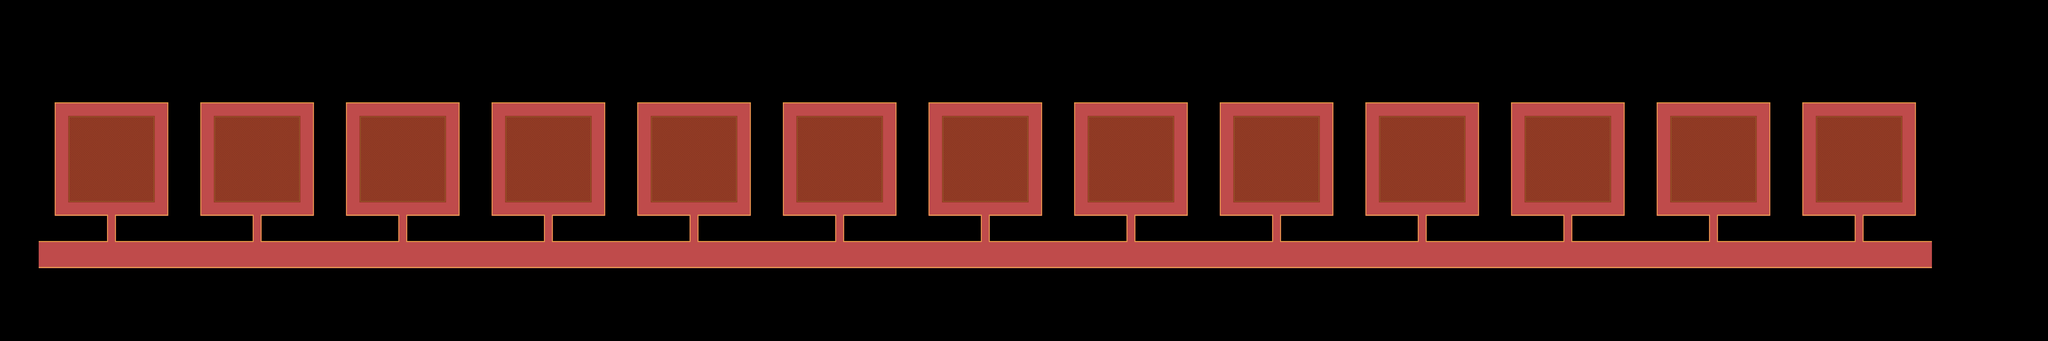

The image is a tile-based game level rendered from a .tmx file. Its description and source (layers, tilesets, objects; grid data summarised) follow:
An orthogonal 900x150 tile map with 16x16 px tiles, 7 tile layers (sol, murs, tableaux, portes, ...), 9 tilesets.

<map version="1.0" orientation="orthogonal" renderorder="right-down" width="900" height="150" tilewidth="16" tileheight="16" nextobjectid="1">
 <tileset firstgid="1" name="castlefloors_LPC_Base_Assets" tilewidth="16" tileheight="16" tilecount="400" columns="20">
  <image source="../images/sprites/Interior/castlefloors_LPC_Base_Assets.png" width="320" height="320" />
 </tileset>
 <tileset firstgid="401" name="castle" tilewidth="16" tileheight="16" tilecount="608" columns="16">
  <image source="../images/sprites/Interior/castle.png" width="256" height="608" />
 </tileset>
 <tileset firstgid="1009" name="armor_knife_d1l5" tilewidth="64" tileheight="64" tilecount="273" columns="13">
  <image source="../images/sprites/Characters/armor_knife_d1l5.png" width="832" height="1344" />
 </tileset>
 <tileset firstgid="1282" name="farming_fishing_submission_daneeklu" tilewidth="16" tileheight="16" tilecount="1600" columns="40">
  <image source="../images/sprites/Object/farming_fishing_submission_daneeklu.png" width="640" height="640" />
 </tileset>
 <tileset firstgid="2882" name="Gem_by_hippo" tilewidth="16" tileheight="16" tilecount="1" columns="1">
  <image source="../images/sprites/Object/Gem_by_hippo.png" width="16" height="16" />
 </tileset>
 <tileset firstgid="2883" name="Coin_baptiste" tilewidth="16" tileheight="16" tilecount="1" columns="1">
  <image source="../images/sprites/Object/Coin_baptiste.png" width="16" height="16" />
 </tileset>
 <tileset firstgid="2884" name="fyAwmIN_" tilewidth="16" tileheight="16" tilecount="12672" columns="96">
  <image source="../images/sprites/Characters/fyAwmIN_.png" width="1536" height="2112" />
 </tileset>
 <tileset firstgid="15556" name="city_inside_LPC_city_inside" tilewidth="16" tileheight="16" tilecount="1536" columns="48">
  <image source="../images/sprites/Interior/city_inside_LPC_city_inside.png" width="768" height="512" />
 </tileset>
 <tileset firstgid="17092" name="Inside_B_LPC" tilewidth="16" tileheight="16" tilecount="1024" columns="32">
  <image source="../images/sprites/Interior/Inside_B_LPC.png" width="512" height="512" />
 </tileset>
 <layer name="sol" width="900" height="150">
  <data>[135000 cells, 43056 non-empty, 24 distinct tile ids]</data>
 </layer>
 <layer name="murs" width="900" height="150">
  <data>[135000 cells, 0 non-empty, 0 distinct tile ids]</data>
 </layer>
 <layer name="tableaux" width="900" height="150">
  <data>[135000 cells, 0 non-empty, 0 distinct tile ids]</data>
 </layer>
 <layer name="portes" width="900" height="150">
  <data>[135000 cells, 0 non-empty, 0 distinct tile ids]</data>
 </layer>
 <layer name="obstacles" width="900" height="150">
  <data>[135000 cells, 0 non-empty, 0 distinct tile ids]</data>
 </layer>
 <layer name="top1" width="900" height="150">
  <data>[135000 cells, 0 non-empty, 0 distinct tile ids]</data>
 </layer>
 <layer name="top2" width="900" height="150">
  <data>[135000 cells, 0 non-empty, 0 distinct tile ids]</data>
 </layer>
</map>
